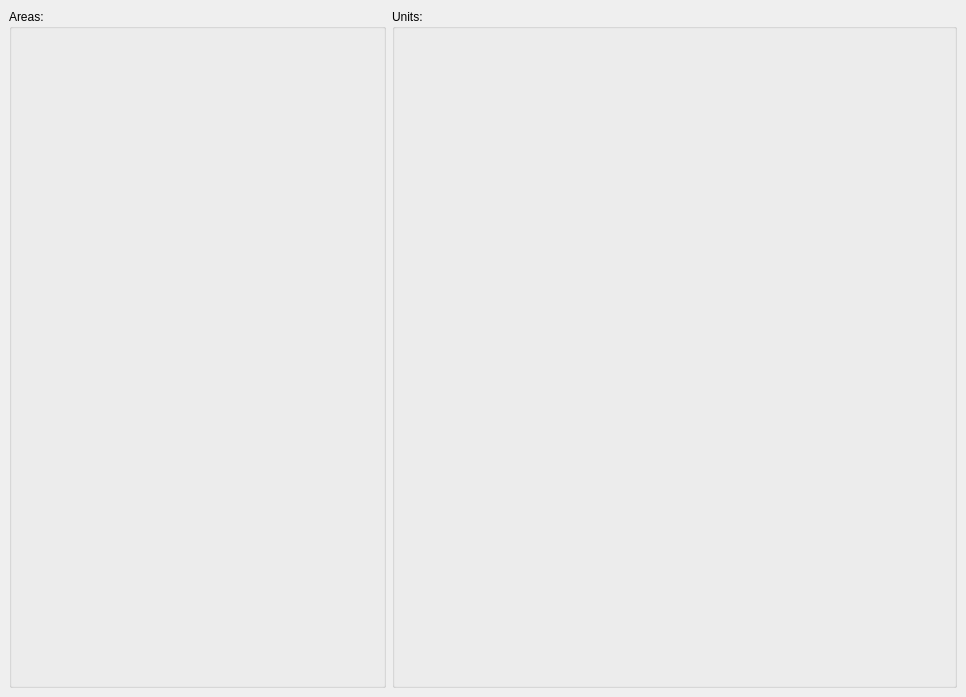
<?xml version="1.0" encoding="UTF-8"?>
<ui version="4.0">
 <class>TabStorage</class>
 <widget class="QWidget" name="TabStorage">
  <property name="geometry">
   <rect>
    <x>0</x>
    <y>0</y>
    <width>966</width>
    <height>697</height>
   </rect>
  </property>
  <property name="windowTitle">
   <string>Form</string>
  </property>
  <layout class="QHBoxLayout" name="horizontalLayout_2">
   <property name="leftMargin">
    <number>0</number>
   </property>
   <property name="topMargin">
    <number>0</number>
   </property>
   <property name="rightMargin">
    <number>0</number>
   </property>
   <property name="bottomMargin">
    <number>0</number>
   </property>
   <item>
    <widget class="QStackedWidget" name="stack">
     <property name="currentIndex">
      <number>0</number>
     </property>
     <widget class="QWidget" name="page_areas">
      <layout class="QHBoxLayout" name="horizontalLayout">
       <item>
        <widget class="QGroupBox" name="group_areas">
         <property name="sizePolicy">
          <sizepolicy hsizetype="Preferred" vsizetype="Preferred">
           <horstretch>2</horstretch>
           <verstretch>0</verstretch>
          </sizepolicy>
         </property>
         <property name="title">
          <string>Areas:</string>
         </property>
         <layout class="QVBoxLayout" name="verticalLayout_2">
          <item>
           <widget class="AreasWidget" name="areas" native="true"/>
          </item>
         </layout>
        </widget>
       </item>
       <item>
        <widget class="QGroupBox" name="group_units">
         <property name="sizePolicy">
          <sizepolicy hsizetype="Preferred" vsizetype="Preferred">
           <horstretch>3</horstretch>
           <verstretch>0</verstretch>
          </sizepolicy>
         </property>
         <property name="title">
          <string>Units:</string>
         </property>
         <layout class="QVBoxLayout" name="verticalLayout_3">
          <item>
           <widget class="UnitsWidget" name="units" native="true"/>
          </item>
         </layout>
        </widget>
       </item>
      </layout>
     </widget>
     <widget class="QWidget" name="page_slots">
      <layout class="QVBoxLayout" name="verticalLayout">
       <item>
        <layout class="QHBoxLayout" name="horizontalLayout_3">
         <item>
          <widget class="QPushButton" name="back">
           <property name="text">
            <string>Back</string>
           </property>
          </widget>
         </item>
         <item>
          <widget class="QLabel" name="title">
           <property name="sizePolicy">
            <sizepolicy hsizetype="Preferred" vsizetype="Preferred">
             <horstretch>1</horstretch>
             <verstretch>0</verstretch>
            </sizepolicy>
           </property>
           <property name="text">
            <string>Slot Title</string>
           </property>
           <property name="alignment">
            <set>Qt::AlignCenter</set>
           </property>
          </widget>
         </item>
        </layout>
       </item>
       <item>
        <widget class="SlotsWidget" name="slots" native="true">
         <property name="sizePolicy">
          <sizepolicy hsizetype="Preferred" vsizetype="Preferred">
           <horstretch>0</horstretch>
           <verstretch>1</verstretch>
          </sizepolicy>
         </property>
        </widget>
       </item>
      </layout>
     </widget>
    </widget>
   </item>
  </layout>
 </widget>
 <customwidgets>
  <customwidget>
   <class>AreasWidget</class>
   <extends>QWidget</extends>
   <header>inventory.gui.widgets.areas</header>
   <container>1</container>
  </customwidget>
  <customwidget>
   <class>SlotsWidget</class>
   <extends>QWidget</extends>
   <header>inventory.gui.widgets.slots</header>
   <container>1</container>
  </customwidget>
  <customwidget>
   <class>UnitsWidget</class>
   <extends>QWidget</extends>
   <header>inventory.gui.widgets.units</header>
   <container>1</container>
  </customwidget>
 </customwidgets>
 <resources/>
 <connections/>
</ui>
